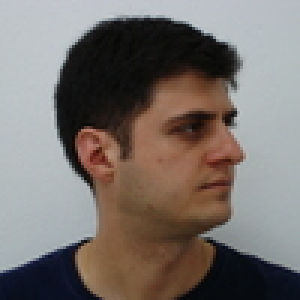
#> input picture recdev-master/treino/hard/1-09.jpg, 100 x 100 px (shown 3 times larger); its folder holds 4 pictures in this run
$ python treinar.py
#> lines starting #> are read from the running program, lines starting #| are printed output that depends on the picture
import cv2
import os
import numpy as np

BASE_DIR = os.path.dirname(os.path.abspath(__file__))
TREINO_DIR = os.path.join(BASE_DIR, "recdev-master", "treino", "hard")
XML_FILE = os.path.join(BASE_DIR, "haarcascade_frontalface_default.xml")
OUTPUT_DIR = os.path.join(BASE_DIR, "rostos-processados")

face_cascade = cv2.CascadeClassifier(XML_FILE)

faces = []
labels = []
contagem_por_pessoa = {}

def extrair_id(nome_arquivo):
    nome_sem_extensao = os.path.splitext(nome_arquivo)[0]
    partes = nome_sem_extensao.split('-')
    if len(partes) >= 1:
        try:
            return int(partes[0])
        except ValueError:
            return None
    return None

print("Lendo fotos de TREINO...")
print("=" * 50)

arquivos = [f for f in os.listdir(TREINO_DIR)
            if f.lower().endswith(('.jpg', '.jpeg', '.png'))]

if len(arquivos) == 0:
    print(f"Nenhum arquivo encontrado em '{TREINO_DIR}'!")
    exit()

print(f"Encontrados {len(arquivos)} arquivos para treino.\n")

for arquivo in arquivos:
    pessoa_id = extrair_id(arquivo)

    if pessoa_id is None:
        print(f"Pulando: {arquivo}")
        continue

    caminho_imagem = os.path.join(TREINO_DIR, arquivo)
    img = cv2.imread(caminho_imagem, cv2.IMREAD_GRAYSCALE)
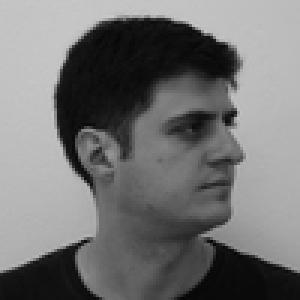
#> img: shape (100, 100) (shown 3 times larger); min 6, max 201, mean 115

    if img is None:
        print(f"Nao foi possivel ler: {arquivo}")
        continue

    rostos = face_cascade.detectMultiScale(img, scaleFactor=1.1, minNeighbors=5)
#> rostos = ()

    if len(rostos) == 0:
        print(f"Nenhum rosto em: {arquivo}")
        continue

    (x, y, w, h) = rostos[0]
    rosto = img[y:y+h, x:x+w]
    rosto = cv2.resize(rosto, (200, 200))
    # ---------------- VISUALIZAÇÃO ----------------
    cv2.imshow(f"Rosto ID {pessoa_id}", rosto)
    cv2.waitKey(100)  # mostra rapidamente

    # ---------------- SALVAR IMAGEM ----------------
    nome_saida = f"id_{pessoa_id}_{contagem_por_pessoa.get(pessoa_id, 0)}.jpg"
    caminho_saida = os.path.join(OUTPUT_DIR, nome_saida)
    cv2.imwrite(caminho_saida, rosto)

    # ---------------- VETORIZAÇÃO (ALN) ----------------
    vetor = rosto.flatten()
    print(f"Vetor gerado para ID {pessoa_id}: dimensão {vetor.shape}")


    faces.append(rosto)
    labels.append(pessoa_id)

    if pessoa_id not in contagem_por_pessoa:
        contagem_por_pessoa[pessoa_id] = 0
    contagem_por_pessoa[pessoa_id] += 1

    print(f"{arquivo} -> Pessoa ID: {pessoa_id} (TREINO)")
#> pass 2 of the loop `for arquivo in arquivos:`:
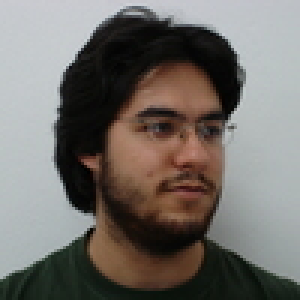
#> input picture recdev-master/treino/hard/13-08.jpg, 100 x 100 px (shown 3 times larger)
#> `img = cv2.imread(caminho_imagem, cv2.IMREAD_GRAYSCALE)`:
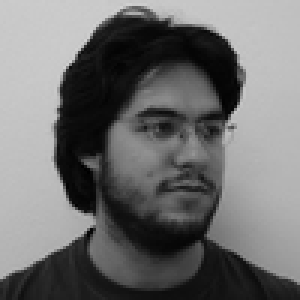
#> img: shape (100, 100) (shown 3 times larger); min 0, max 209, mean 110.8
#> rostos = [[34, 21, 55, 55]]
#> x = 34; y = 21; w = 55
#> `rosto = img[y:y+h, x:x+w]`:
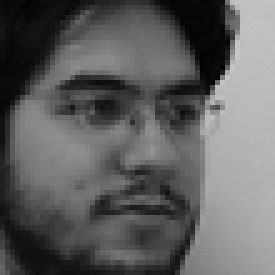
#> rosto: shape (55, 55) (shown 5 times larger); min 2, max 197, mean 96
#| Vetor gerado para ID 13: dimensão (40000,)
#> pass 3 of the loop `for arquivo in arquivos:`:
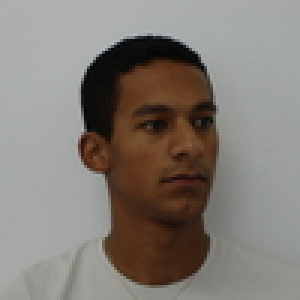
#> input picture recdev-master/treino/hard/16-07.jpg, 100 x 100 px (shown 3 times larger)
#> `img = cv2.imread(caminho_imagem, cv2.IMREAD_GRAYSCALE)`:
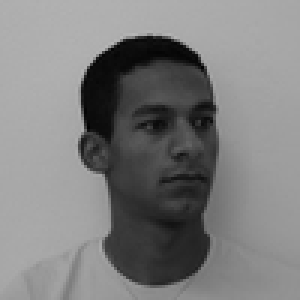
#> img: shape (100, 100) (shown 3 times larger); min 1, max 183, mean 126.2
#> rostos = [[34, 21, 50, 50]]
#> w = 50
#> `rosto = img[y:y+h, x:x+w]`:
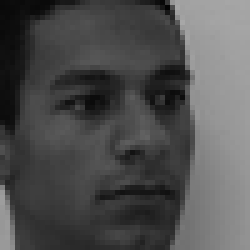
#> rosto: shape (50, 50) (shown 5 times larger); min 3, max 167, mean 79.7
#| Vetor gerado para ID 16: dimensão (40000,)
#> the loop made 4 passes; the first 3 are shown

print("\n" + "=" * 50)
print(f"Treinando com {len(faces)} rostos de {len(contagem_por_pessoa)} pessoas...")

recognizer = cv2.face.LBPHFaceRecognizer_create()
recognizer.train(faces, np.array(labels))
recognizer.save("modelo_lbph.yml")

print("Modelo salvo como 'modelo_lbph.yml'")

with open("mapeamento_ids.txt", "w", encoding="utf-8") as f:
    f.write("=== PESSOAS CADASTRADAS NO TREINO ===\n")
    for pessoa_id in sorted(contagem_por_pessoa.keys()):
        f.write(f"ID {pessoa_id}: {contagem_por_pessoa[pessoa_id]} fotos\n")

print("\nTREINAMENTO CONCLUIDO!")
print(f"Pessoas: {len(contagem_por_pessoa)}")
print(f"Total de rostos: {len(faces)}")

cv2.destroyAllWindows()
